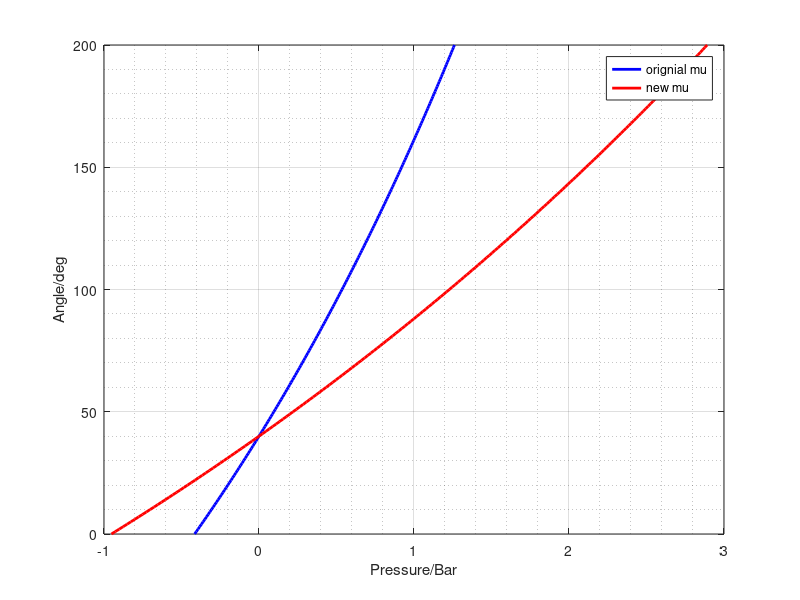

The MATLAB source for this figure: (Note: this script raises an error after producing the figure.)
% Vary mu and calibrate the robot.
% Mengtang Li
% 2018 Mar 6

clear;

a = 8e-3; % [m]
b = 2e-3; % [m]
t = 2e-3; % [m]
L = 160e-3; % [m]
mu1 = 0.314e6; % [Pa] probably has to be changed
mu2 = 0.720e6; % [Pa]
n = 201;
Angle_record = zeros(1,n);
Pin1_record = zeros(1,n);
Pin2_record = zeros(1,n);
M_theta1_record = zeros(1,n);
M_theta2_record = zeros(1,n);

for i = 0:1:(n-1)
    
    theta = i*pi/180;
    theta_new = theta-40*pi/180;
    Angle_record(i+1) = i;
    % original mu
    fun_beta1 = @(beta) mu1*L*beta*(a+t).*((beta*theta_new+L)/L-L^3./(beta*theta_new+L).^3);
    int11 = integral(fun_beta1, 0, b);
    
    fun_phitao1 = @(phi,tao) mu1*((a+tao).^2.*sin(phi)+b*(a+tao)).*...
        ((L+b*theta_new+sin(phi).*(a+tao)*theta_new)/L-L^3./(L+b*theta_new+sin(phi).*(a+tao)*theta_new).^3);
    int12 = integral2(fun_phitao1, 0, pi/2, 0, t);
    
    M_theta1 = 2*(int11+int12);
    M_theta1_record(i+1) = M_theta1;
    Pin1 = 6*M_theta1/(4*a^3+3*pi*a^2*b);
    Pin1_record(i+1) = Pin1;
    
    % original new mu
    fun_beta2 = @(beta) mu2*L*beta*(a+t).*((beta*theta_new+L)/L-L^3./(beta*theta_new+L).^3);
    int21 = integral(fun_beta2, 0, b);
    
    fun_phitao2 = @(phi,tao) mu2*((a+tao).^2.*sin(phi)+b*(a+tao)).*...
        ((L+b*theta_new+sin(phi).*(a+tao)*theta_new)/L-L^3./(L+b*theta_new+sin(phi).*(a+tao)*theta_new).^3);
    int22 = integral2(fun_phitao2, 0, pi/2, 0, t);
    
    M_theta2 = 2*(int21+int22);
    M_theta2_record(i+1) = M_theta2;
    Pin2 = 6*M_theta2/(4*a^3+3*pi*a^2*b);
    Pin2_record(i+1) = Pin2;
    
end

figure(1);
plot(Pin1_record*1e-5, Angle_record, 'b', 'LineWidth', 2);
hold on; grid minor; grid on;
plot(Pin2_record*1e-5, Angle_record, 'r', 'LineWidth', 2);
legend('orignial mu', 'new mu');
xlabel('Pressure/Bar');
ylabel('Angle/deg');

% points_x = [1.331 1.388 2.011 1.235 2.654];
% points_y = [89.96 99.98 147.7 104.5 159.7];
% points_x = [1.954 1.992 2.269 1.241];
% points_y = [141 144.3 166.8 105.8];
% points_x = [1.75 2.134 2.183 2.365 2.23 1.937 1.734 1.309];
% points_y = [117.3 149.7 156.1 172.5 172.5 154.7 140.5 112.2];
% points_x = [0.0033    1.2223    2.1096    2.2198    2.4440    2.4656    2.2464 1.9937    1.7709    1.5667    1.4176    1.2947    1.2203    1.1576 1.1466    0.8995    0.6741    0.5064    0.3749    0.2716    0.2002 0.1408    0.0979    0.0747    0.0547    0.0312    0.0259    0.0162 0.0172    0.0126];
% points_y = [47.8913   92.8702  147.2510  163.5431  178.3377  175.0709  174.3579 159.5703  144.6355  131.8837  121.6594  113.8461  108.0676  104.4089 102.9223   92.0710   77.7852   68.8689   61.6655   57.8581   55.4084  53.6315   52.6316   51.3316   51.2317   50.8626   50.4344   50.1342 49.6053   49.9684];

angle = load('C:\Users\lim14\Documents\MATLAB\Project_504\Bending_Actuator\calibration\data_angle9.mat');
pressure = load('C:\Users\lim14\Documents\MATLAB\Project_504\Bending_Actuator\calibration\data_pressure9.mat');
points_x = zeros(1,30);
points_y = zeros(1,30);
for i = 1:30
    points_x(i) = pressure.data.Data(i*500);
    points_y(i) = angle.data.Data(i*500);
end
plot(points_x(1,1:11), points_y(1,1:11), 'k+', 'linewidth', 2);
plot(points_x(1,11:end), points_y(1,11:end), 'ko', 'linewidth', 2);
